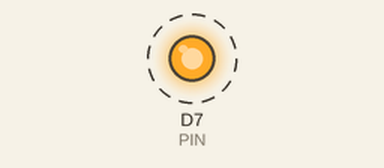
Simulated run of this sketch. Board: ESP8266 (NodeMCU). Parts: output pins drawn as LEDs (lit = HIGH). Dashed ring = blinking.

Above: at 0.5 s.
Timing chart, 0 to 4.6 s (numbered marks = the images above):
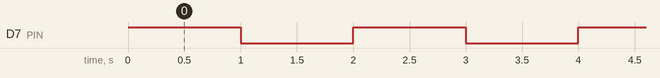

The sketch:

2-1-a-digital-io-hello-world.ino
```cpp
void flash(uint16_t pin, uint8_t signal, unsigned long duration);

#define PIN D7
#define PERIOD 1000

void setup() {
    pinMode(PIN, OUTPUT);
}

void loop() {
    flash(PIN, HIGH, PERIOD);
    flash(PIN, LOW,  PERIOD);
}

void flash(uint16_t pin, uint8_t signal, unsigned long duration) {
    digitalWrite(pin, signal);
    delay(duration);
}
```

Measured:
- by itself, D7 (PIN): alternates HIGH for 1.0 s and LOW for 1.0 s
